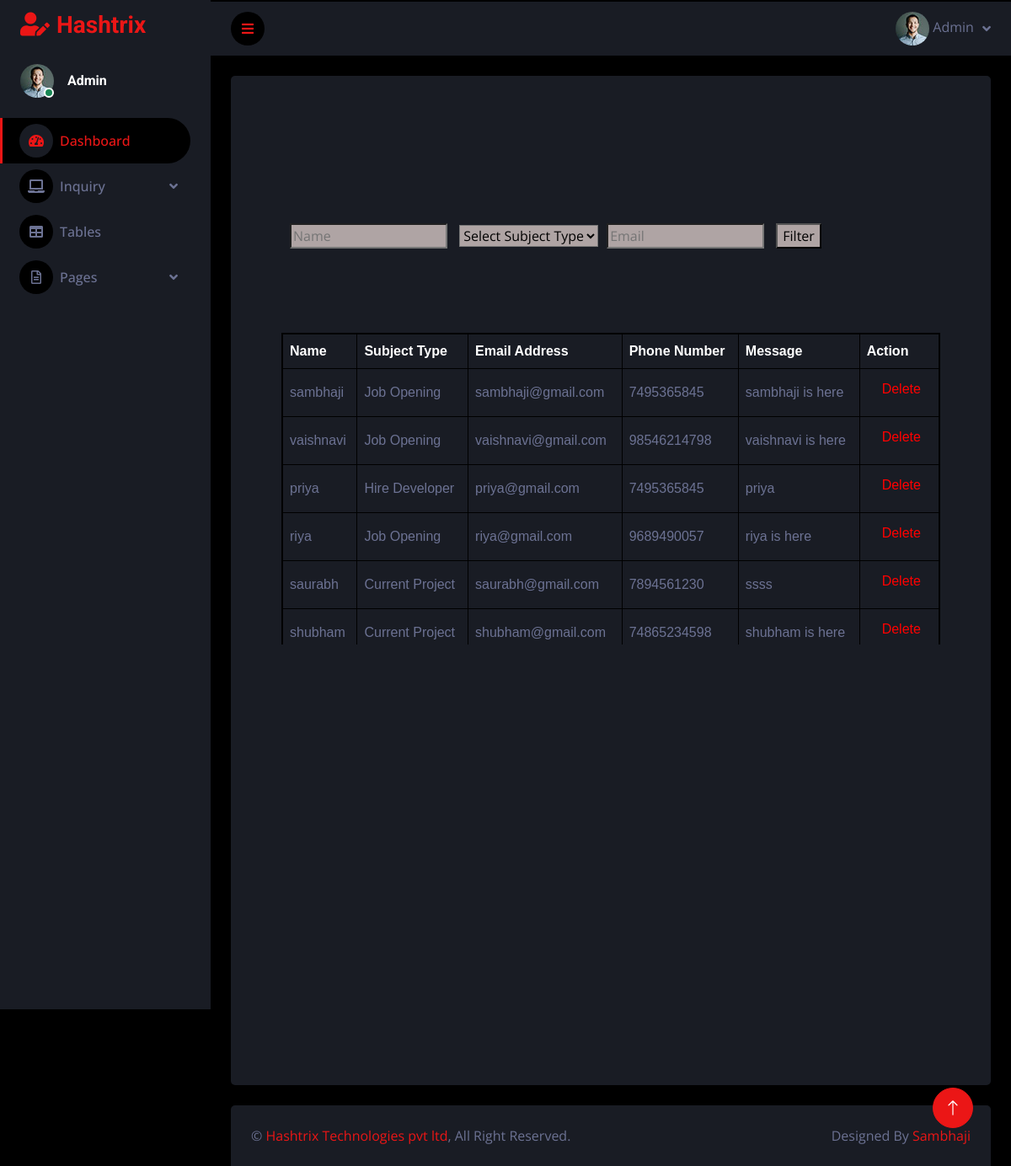
/blank/, run on the app's committed database.
### inquiries/models.py (models this page shows, shortened)
class enquiry(models.Model):
    name = models.CharField(max_length=100)
    subject_type = models.CharField(max_length=100)
    email = models.EmailField()
    mobile_number = models.CharField(max_length=15)
    message = models.TextField()
    accepted = models.BooleanField(default=False)

### inquiries/views.py (the view)
# urls.py: path('blank/', views.view_inq1, name='blank'),
def view_inq1(request):
    data = enquiry.objects.all()
    if request.method == 'GET':
        name_filter = request.GET.get('name', None)
        subject_type_filter = request.GET.get('subject_type', None)
        email_filter = request.GET.get('email', None)
        mobile_number_filter = request.GET.get('phone_number', None)
        if name_filter:
            data = data.filter(name__icontains=name_filter)
        if subject_type_filter:
            data = data.filter(subject_type=subject_type_filter)
        if email_filter:
            data = data.filter(email__icontains=email_filter)
        if mobile_number_filter:
            data = data.filter(mobile_number__icontains=mobile_number_filter)
    return render(request, 'blank.html', {'data': data})

### inquiries/templates/blank.html (shortened to what this page needs)
{% load static %}
<!DOCTYPE html>
<html lang="en">
<head>
    <link href="https://cdnjs.cloudflare.com/ajax/libs/font-awesome/5.10.0/css/all.min.css" rel="stylesheet">
    <link href="https://cdn.jsdelivr.net/npm/bootstrap-icons@1.4.1/font/bootstrap-icons.css" rel="stylesheet">
    <link href="lib/owlcarousel/assets/owl.carousel.min.css" rel="stylesheet">
    <link href="lib/tempusdominus/css/tempusdominus-bootstrap-4.min.css" rel="stylesheet" />
    <link rel="stylesheet" type="text/css" href="{% static 'css/bootstrap.min.css' %}">
    <link rel="stylesheet" type="text/css" href="{% static 'css/style.css' %}">
</head>
<body>
    <div class="container-fluid position-relative d-flex p-0">
        <div class="sidebar pe-4 pb-3">
            <nav class="navbar bg-secondary navbar-dark">
                <a href="{% url 'index' %}" class="navbar-brand mx-4 mb-3">
                    <h3 class="text-primary"><i class="fa fa-user-edit me-2"></i>Hashtrix</h3>
                </a>
                <div class="d-flex align-items-center ms-4 mb-4">
                    <div class="position-relative">
                        <img class="rounded-circle" src="{% static 'img/user.jpg' %}" alt="User Image" style="width: 40px; height: 40px;">
                        <div class="bg-success rounded-circle border border-2 border-white position-absolute end-0 bottom-0 p-1"></div>
                    </div>
                    <div class="ms-3">
                        <h6 class="mb-0">Admin</h6>
                    </div>
                </div>
                <div class="navbar-nav w-100">
                    <a href="{% url 'index' %}" class="nav-item nav-link active"><i class="fa fa-tachometer-alt me-2"></i>Dashboard</a>
                    <div class="nav-item dropdown">
                        <a href="#" class="nav-link dropdown-toggle" data-bs-toggle="dropdown"><i class="fa fa-laptop me-2"></i>Inquiry</a>
                    </div>
                    <a href="{% url 'table' %}" class="nav-item nav-link"><i class="fa fa-table me-2"></i>Tables</a>
                    <div class="nav-item dropdown">
                        <a href="#" class="nav-link dropdown-toggle" data-bs-toggle="dropdown"><i class="far fa-file-alt me-2"></i>Pages</a>
                    </div>
                </div>
            </nav>
        </div>
        <div class="content" >
            <nav class="navbar navbar-expand bg-secondary navbar-dark sticky-top px-4 py-0" style="margin-top: -4%;">
                <a href="#" class="sidebar-toggler flex-shrink-0">
                    <i class="fa fa-bars"></i>
                </a>
                <div class="navbar-nav align-items-center ms-auto">
                    <div class="nav-item dropdown">
                        <a href="#" class="nav-link dropdown-toggle" data-bs-toggle="dropdown">
                            <img class="rounded-circle" src="{% static 'img/user.jpg' %}" alt="User Image" style="width: 40px; height: 40px;">
                            <span class="d-none d-lg-inline-flex">Admin </span>
                        </a>
                    </div>
                </div>
            </nav>
            <div class="container-fluid pt-4 px-4">
                <div class="row vh-100 bg-secondary rounded align-items-center justify-content-center mx-0">
                    <div id="content">
                        <form method="GET">
                            <input type="text" name="name" placeholder="Name">
                            <select type = "select" name="subject_type" >
                                <option value="">Select Subject Type</option>
                            <input type="text" name="email" placeholder="Email">
                            <button type="submit">Filter</button>
                        </form>
                        <table>
                            <thead>
                                <tr>
                                    <th>Name</th>
                                    <th>Subject Type</th>
                                    <th>Email Address</th>
                                    <th>Phone Number</th>
                                    <th>Message</th>
                                    <th>Action</th>
                                </tr>
                            </thead>
                            <tbody>
                                {% for item in data %}
                                <tr>
                                    <td>{{ item.name }}</td>
                                    <td>{{ item.subject_type }}</td>
                                    <td>{{ item.email }}</td>
                                    <td>{{ item.mobile_number }}</td>
                                    <td>{{ item.message }}</td>
                                    <td class="action-btn">
                                        <form action="{% url 'delete_data' item.id %}" method="post" style="height: 40px;">
                                            <button type="submit" class="btn btn-sm btn-danger">Delete</button>
                                        </form>
                                    </td>
                                </tr>
                                {% endfor %}
                            </tbody>
                        </table>
                    </div>
                </div>
            </div>
            <div class="container-fluid pt-4 px-4">
                <div class="bg-secondary rounded-top p-4">
                    <div class="row">
                        <div class="col-12 col-sm-6 text-center text-sm-start">
                            &copy; <a href="https://hashtrix.in/">Hashtrix Technologies pvt ltd</a>, All Right Reserved.
                        </div>
                        <div class="col-12 col-sm-6 text-center text-sm-end">
                            Designed By <a href="https://github.com/charlie-sam">Sambhaji</a>
                        </div>
                    </div>
                </div>
            </div>
        </div>
        <a href="#" class="btn btn-lg btn-primary btn-lg-square back-to-top"><i class="bi bi-arrow-up"></i></a>
    </div>
</body>
</html>

### inquiries/static/css/style.css (style rules this page uses)
:root { --primary: #EB1616; --secondary: #191C24; --light: #6C7293; --dark: #000000; }
.back-to-top { position: fixed; display: none; right: 45px; bottom: 45px; z-index: 99; }
.btn { transition: .5s; }
.btn-lg-square { width: 48px; height: 48px; }
.btn-square, .btn-sm-square, .btn-lg-square { padding: 0; display: inline-flex; align-items: center; justify-content: center; font-weight: normal; border-radius: 50px; }
.sidebar { position: fixed; top: 0; left: 0; bottom: 0; width: 250px; height: 100vh; overflow-y: auto; background: var(--secondary); transition: 0.5s; z-index: 999; }
.content { margin-left: 250px; min-height: 100vh; background: var(--dark); transition: 0.5s; }
@media (min-width: 992px) { .sidebar { margin-left: 0; } }
@media (min-width: 992px) { .content { width: calc(100% - 250px); } }
.sidebar .navbar .navbar-nav .nav-link { padding: 7px 20px; color: var(--light); font-weight: 500; border-left: 3px solid var(--secondary); border-radius: 0 30px 30px 0; outline: none; }
.sidebar .navbar .navbar-nav .nav-link:hover, .sidebar .navbar .navbar-nav .nav-link.active { color: var(--primary); background: var(--dark); border-color: var(--primary); }
.sidebar .navbar .navbar-nav .nav-link i { width: 40px; height: 40px; display: inline-flex; align-items: center; justify-content: center; background: var(--dark); border-radius: 40px; }
.sidebar .navbar .navbar-nav .nav-link:hover i, .sidebar .navbar .navbar-nav .nav-link.active i { background: var(--secondary); }
.sidebar .navbar .dropdown-toggle::after { position: absolute; top: 15px; right: 15px; border: none; content: "\f107"; font-family: "Font Awesome 5 Free"; font-weight: 900; transition: .5s; }
.content .navbar .navbar-nav .nav-link { margin-left: 25px; padding: 12px 0; color: var(--light); outline: none; }
.content .navbar .sidebar-toggler, .content .navbar .navbar-nav .nav-link i { width: 40px; height: 40px; display: inline-flex; align-items: center; justify-content: center; background: var(--dark); border-radius: 40px; }
.content .navbar .dropdown-toggle::after { margin-left: 6px; vertical-align: middle; border: none; content: "\f107"; font-family: "Font Awesome 5 Free"; font-weight: 900; transition: .5s; }

### inquiries/templates/blank.html (style rules this page uses)
#content { padding: 60px; padding-top: 0px; display: grid; flex-direction: column; width: 100%; max-height: 500px; overflow: auto }
table { font-family: Arial, sans-serif; border-collapse: collapse; width: 100%; background: #191C24; border: 2px solid #000; }
th, td { border: 1px solid #000; padding: 8px; }
th { background-color: #191C24; color: #fff; font-weight: bold; text-align: left; }
form input[type="text"],[type="submit"], [type="select"] { margin-bottom: 100px; background-color: rgb(175, 164, 164); margin-left: 10px; align-items: center; }
td.action-btn button { color: red; background-color: transparent; border: none; font-size: medium }

### data on the page
enquiry: name "sambhaji", subject_type "Job Opening", email "sambhaji@gmail.com", mobile_number "7495365845", message "sambhaji is here"
enquiry: name "vaishnavi", subject_type "Job Opening", email "vaishnavi@gmail.com", mobile_number "98546214798", message "vaishnavi is here"
enquiry: name "priya", subject_type "Hire Developer", email "priya@gmail.com", mobile_number "7495365845", message "priya"
enquiry: name "riya", subject_type "Job Opening", email "riya@gmail.com", mobile_number "9689490057", message "riya is here"
enquiry: name "saurabh", subject_type "Current Project", email "saurabh@gmail.com", mobile_number "7894561230", message "ssss"
enquiry: name "shubham", subject_type "Current Project", email "shubham@gmail.com", mobile_number "74865234598", message "shubham is here"
